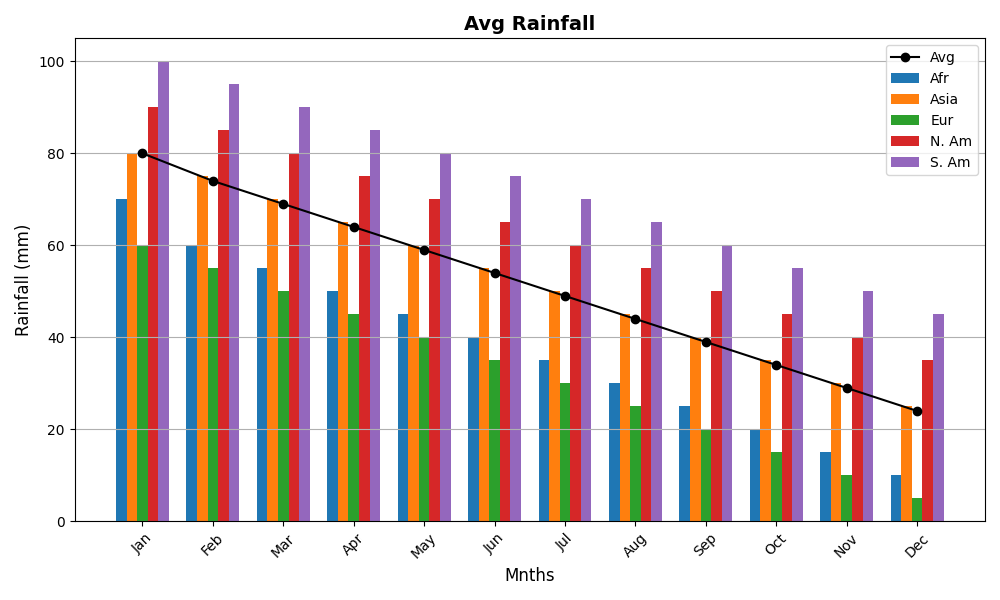

Write the Python code that produced this figure.
import numpy as np
import matplotlib.pyplot as plt

# Data for average monthly rainfall (in mm) for five continents over a year
continents = ['Afr', 'Asia', 'Eur', 'N. Am', 'S. Am']
months = ['Jan', 'Feb', 'Mar', 'Apr', 'May', 'Jun', 'Jul', 'Aug', 'Sep', 'Oct', 'Nov', 'Dec']

rainfall_data = np.array([
    [70, 60, 55, 50, 45, 40, 35, 30, 25, 20, 15, 10],  # Africa
    [80, 75, 70, 65, 60, 55, 50, 45, 40, 35, 30, 25],  # Asia
    [60, 55, 50, 45, 40, 35, 30, 25, 20, 15, 10, 5],   # Europe
    [90, 85, 80, 75, 70, 65, 60, 55, 50, 45, 40, 35],  # North America
    [100, 95, 90, 85, 80, 75, 70, 65, 60, 55, 50, 45]  # South America
])

# Calculate the yearly average for each continent
yearly_avg = rainfall_data.mean(axis=0)

# Create the plot
fig, ax = plt.subplots(figsize=(10, 6))

# Define colors for each continent
colors = ['#1f77b4', '#ff7f0e', '#2ca02c', '#d62728', '#9467bd']

# Create a bar for each month and continent
width = 0.15  # the width of the bars
x = np.arange(len(months))  # label locations

for i, continent in enumerate(continents):
    ax.bar(x + width * i, rainfall_data[i], width, label=continent, color=colors[i])

# Plot the yearly average line
ax.plot(x + 2 * width, yearly_avg, marker='o', color='black', label='Avg', linestyle='-')

# Set axis labels
ax.set_xlabel('Mnths', fontsize=12)
ax.set_ylabel('Rainfall (mm)', fontsize=12)
ax.set_title('Avg Rainfall', fontsize=14, fontweight='bold')

# X and Y ticks and labels
ax.set_xticks(x + width * 2)
ax.set_xticklabels(months, rotation=45, fontsize=10)
ax.yaxis.grid(True)

# Add a legend
ax.legend(loc='upper right', fontsize=10)

# Automatically adjust layout to prevent text overlap
plt.tight_layout()

# Display the chart
plt.show()
